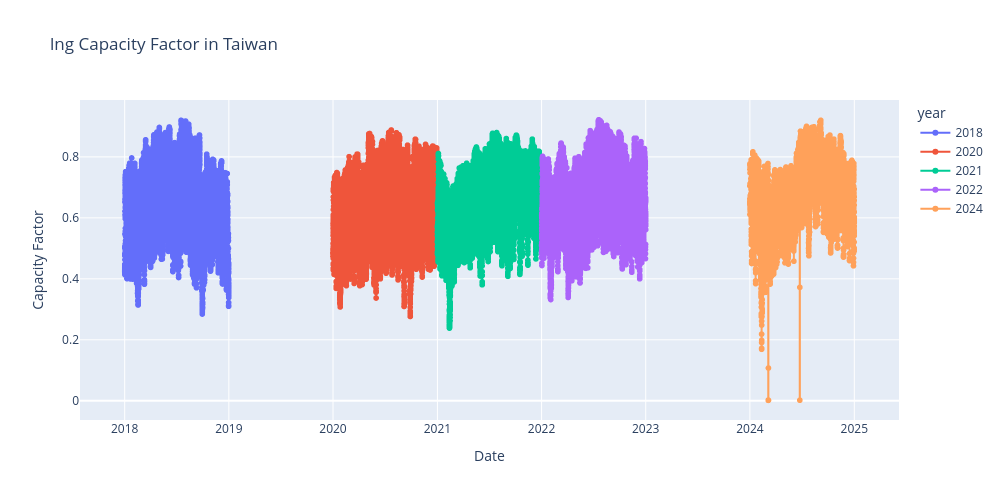

Here is the notebook cell this chart was saved with:
### Code cell
gen_act_lng = df[['datetime', 'production_gas']].copy()
gen_act_lng['datetime'] = pd.to_datetime(gen_act_lng['datetime'], format='%d-%m-%Y %H:%M:%S')
gen_act_lng['year'] = gen_act_lng['datetime'].dt.year
gen_act_lng.sort_values(by='datetime', inplace=True, ignore_index=True)

years = [2018, 2020, 2021, 2022, 2024]
gen_act_lng = gen_act_lng[
    gen_act_lng['year'].isin(years)
]

lng_capacity = pd.read_csv('lng_installed_capacity_hist.csv')
lng_gen_merged = pd.merge(
    gen_act_lng, lng_capacity, on='year', how='left'
)
lng_gen_merged['CF'] = lng_gen_merged['production_gas'] / lng_gen_merged['Capacity_MW']
lng_gen_merged.groupby('year')['CF'].mean().mean()

px.line(
    lng_gen_merged, 
    x='datetime', 
    y='CF', 
    color='year',
    title='lng Capacity Factor in Taiwan',
    labels={'CF': 'Capacity Factor', 'datetime': 'Date'},
    width=1000,
    height=500
).update_traces(mode='lines+markers')

### Figure 1 — Plotly figure (JSON) as saved in the notebook; plotly's stock layout.template omitted (floating-point values rounded to 4 significant figures; data arrays with more than 128 entries replaced by an {"elided": "..."} marker saying what was removed)
{"data": [{"hovertemplate": "year=2018<br>Date=%{x}<br>Capacity Factor=%{y}<extra></extra>", "legendgroup": "2018", "line": {"color": "#636efa", "dash": "solid"}, "marker": {"symbol": "circle"}, "mode": "lines+markers", "name": "2018", "showlegend": true, "type": "scattergl", "x": {"elided": "8760 str values"}, "xaxis": "x", "y": {"elided": "8760 float values"}, "yaxis": "y"}, {"hovertemplate": "year=2020<br>Date=%{x}<br>Capacity Factor=%{y}<extra></extra>", "legendgroup": "2020", "line": {"color": "#EF553B", "dash": "solid"}, "marker": {"symbol": "circle"}, "mode": "lines+markers", "name": "2020", "showlegend": true, "type": "scattergl", "x": {"elided": "8784 str values"}, "xaxis": "x", "y": {"elided": "8784 float values"}, "yaxis": "y"}, {"hovertemplate": "year=2021<br>Date=%{x}<br>Capacity Factor=%{y}<extra></extra>", "legendgroup": "2021", "line": {"color": "#00cc96", "dash": "solid"}, "marker": {"symbol": "circle"}, "mode": "lines+markers", "name": "2021", "showlegend": true, "type": "scattergl", "x": {"elided": "8760 str values"}, "xaxis": "x", "y": {"elided": "8760 float values"}, "yaxis": "y"}, {"hovertemplate": "year=2022<br>Date=%{x}<br>Capacity Factor=%{y}<extra></extra>", "legendgroup": "2022", "line": {"color": "#ab63fa", "dash": "solid"}, "marker": {"symbol": "circle"}, "mode": "lines+markers", "name": "2022", "showlegend": true, "type": "scattergl", "x": {"elided": "8760 str values"}, "xaxis": "x", "y": {"elided": "8760 float values"}, "yaxis": "y"}, {"hovertemplate": "year=2024<br>Date=%{x}<br>Capacity Factor=%{y}<extra></extra>", "legendgroup": "2024", "line": {"color": "#FFA15A", "dash": "solid"}, "marker": {"symbol": "circle"}, "mode": "lines+markers", "name": "2024", "showlegend": true, "type": "scattergl", "x": {"elided": "8784 str values"}, "xaxis": "x", "y": {"elided": "8784 float values"}, "yaxis": "y"}], "layout": {"height": 500, "legend": {"title": {"text": "year"}, "tracegroupgap": 0}, "title": {"text": "lng Capacity Factor in Taiwan"}, "width": 1000, "xaxis": {"anchor": "y", "domain": [0, 1], "title": {"text": "Date"}}, "yaxis": {"anchor": "x", "domain": [0, 1], "title": {"text": "Capacity Factor"}}}}
